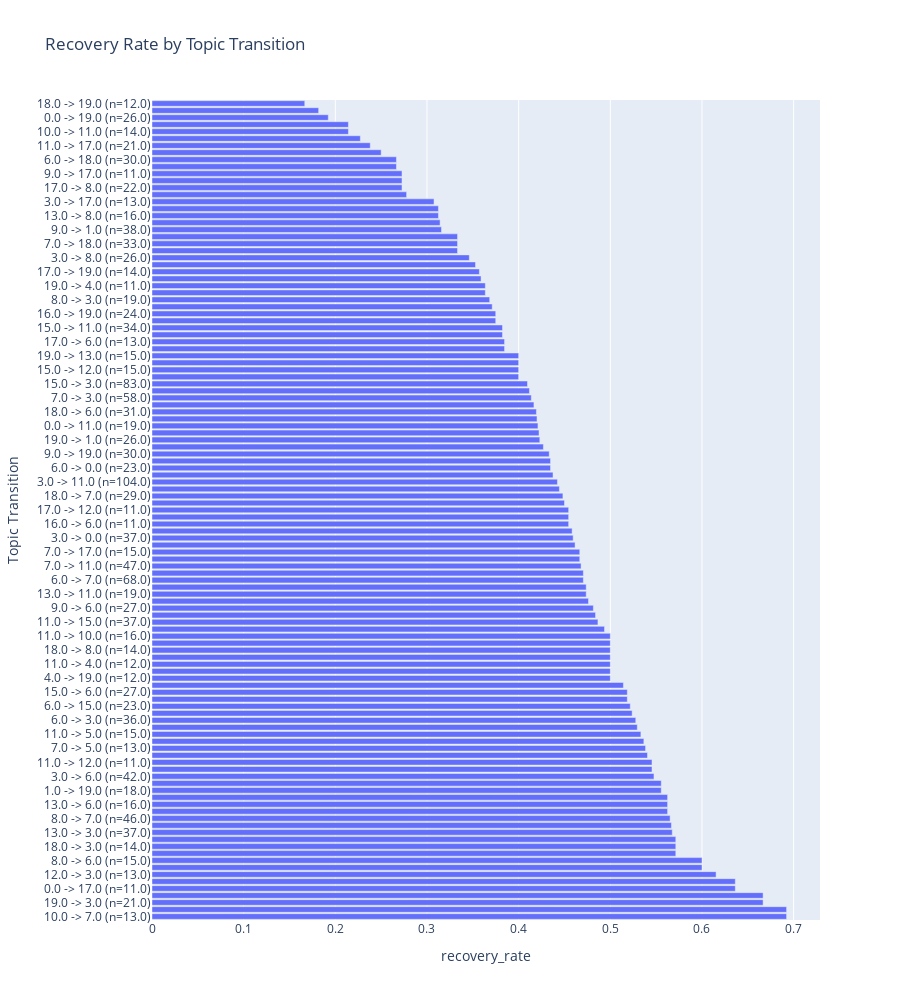

Notebook code for this chart:
### Code cell
import plotly.express as px

fig = px.bar(
    sorted_transitions,
    x='recovery_rate',
    y=sorted_transitions.apply(lambda row: f"{row['Topic_Before']} -> {row['Topic_After']} (n={row['count']})", axis=1),
    orientation='h',
    title='Recovery Rate by Topic Transition',
    labels={'x': 'Recovery Rate', 'y': 'Topic Transition'},
    hover_data=['count']
)
fig.update_layout(height=1000) 
fig.show()

### Figure 1 — Plotly figure (JSON) as saved in the notebook; plotly's stock layout.template omitted (floating-point values rounded to 4 significant figures)
{"data": [{"alignmentgroup": "True", "customdata": [[13], [13], [21], [12], [11], [11], [13], [15], [15], [14], [14], [14], [37], [30], [46], [16], [16], [16], [18], [18], [42], [22], [11], [37], [13], [41], [15], [17], [36], [42], [23], [27], [27], [35], [12], [38], [12], [80], [14], [14], [16], [79], [37], [31], [27], [21], [19], [38], [68], [68], [47], [15], [15], [26], [37], [24], [11], [11], [11], [60], [29], [18], [104], [16], [23], [23], [30], [89], [26], [45], [19], [100], [31], [48], [58], [51], [83], [50], [15], [40], [15], [13], [13], [34], [34], [16], [24], [97], [19], [22], [11], [39], [14], [17], [26], [12], [33], [12], [38], [35], [16], [16], [13], [18], [22], [11], [11], [15], [30], [16], [21], [22], [14], [14], [26], [11], [12]], "hovertemplate": "recovery_rate=%{x}<br>Topic Transition=%{y}<br>count=%{customdata[0]}<extra></extra>", "legendgroup": "", "marker": {"color": "#636efa", "pattern": {"shape": ""}}, "name": "", "offsetgroup": "", "orientation": "h", "showlegend": false, "textposition": "auto", "type": "bar", "x": [0.6923, 0.6923, 0.6667, 0.6667, 0.6364, 0.6364, 0.6154, 0.6, 0.6, 0.5714, 0.5714, 0.5714, 0.5676, 0.5667, 0.5652, 0.5625, 0.5625, 0.5625, 0.5556, 0.5556, 0.5476, 0.5455, 0.5455, 0.5405, 0.5385, 0.5366, 0.5333, 0.5294, 0.5278, 0.5238, 0.5217, 0.5185, 0.5185, 0.5143, 0.5, 0.5, 0.5, 0.5, 0.5, 0.5, 0.5, 0.4937, 0.4865, 0.4839, 0.4815, 0.4762, 0.4737, 0.4737, 0.4706, 0.4706, 0.4681, 0.4667, 0.4667, 0.4615, 0.4595, 0.4583, 0.4545, 0.4545, 0.4545, 0.45, 0.4483, 0.4444, 0.4423, 0.4375, 0.4348, 0.4348, 0.4333, 0.427, 0.4231, 0.4222, 0.4211, 0.42, 0.4194, 0.4167, 0.4138, 0.4118, 0.4096, 0.4, 0.4, 0.4, 0.4, 0.3846, 0.3846, 0.3824, 0.3824, 0.375, 0.375, 0.3711, 0.3684, 0.3636, 0.3636, 0.359, 0.3571, 0.3529, 0.3462, 0.3333, 0.3333, 0.3333, 0.3158, 0.3143, 0.3125, 0.3125, 0.3077, 0.2778, 0.2727, 0.2727, 0.2727, 0.2667, 0.2667, 0.25, 0.2381, 0.2273, 0.2143, 0.2143, 0.1923, 0.1818, 0.1667], "xaxis": "x", "y": ["10.0 -> 7.0 (n=13.0)", "1.0 -> 9.0 (n=13.0)", "19.0 -> 3.0 (n=21.0)", "8.0 -> 4.0 (n=12.0)", "0.0 -> 17.0 (n=11.0)", "3.0 -> 12.0 (n=11.0)", "12.0 -> 3.0 (n=13.0)", "13.0 -> 7.0 (n=15.0)", "8.0 -> 6.0 (n=15.0)", "3.0 -> 4.0 (n=14.0)", "18.0 -> 3.0 (n=14.0)", "12.0 -> 11.0 (n=14.0)", "13.0 -> 3.0 (n=37.0)", "11.0 -> 8.0 (n=30.0)", "8.0 -> 7.0 (n=46.0)", "16.0 -> 9.0 (n=16.0)", "13.0 -> 6.0 (n=16.0)", "6.0 -> 1.0 (n=16.0)", "1.0 -> 19.0 (n=18.0)", "1.0 -> 6.0 (n=18.0)", "3.0 -> 6.0 (n=42.0)", "19.0 -> 0.0 (n=22.0)", "11.0 -> 12.0 (n=11.0)", "0.0 -> 15.0 (n=37.0)", "7.0 -> 5.0 (n=13.0)", "11.0 -> 19.0 (n=41.0)", "11.0 -> 5.0 (n=15.0)", "19.0 -> 17.0 (n=17.0)", "6.0 -> 3.0 (n=36.0)", "18.0 -> 11.0 (n=42.0)", "6.0 -> 15.0 (n=23.0)", "8.0 -> 11.0 (n=27.0)", "15.0 -> 6.0 (n=27.0)", "9.0 -> 16.0 (n=35.0)", "4.0 -> 19.0 (n=12.0)", "19.0 -> 9.0 (n=38.0)", "11.0 -> 4.0 (n=12.0)", "3.0 -> 7.0 (n=80.0)", "18.0 -> 8.0 (n=14.0)", "6.0 -> 4.0 (n=14.0)", "11.0 -> 10.0 (n=16.0)", "11.0 -> 6.0 (n=79.0)", "11.0 -> 15.0 (n=37.0)", "15.0 -> 7.0 (n=31.0)", "9.0 -> 6.0 (n=27.0)", "9.0 -> 4.0 (n=21.0)", "13.0 -> 11.0 (n=19.0)", "3.0 -> 13.0 (n=38.0)", "6.0 -> 7.0 (n=68.0)", "6.0 -> 11.0 (n=68.0)", "7.0 -> 11.0 (n=47.0)", "19.0 -> 18.0 (n=15.0)", "7.0 -> 17.0 (n=15.0)", "15.0 -> 0.0 (n=26.0)", "3.0 -> 0.0 (n=37.0)", "17.0 -> 11.0 (n=24.0)", "16.0 -> 6.0 (n=11.0)", "6.0 -> 13.0 (n=11.0)", "17.0 -> 12.0 (n=11.0)", "11.0 -> 7.0 (n=60.0)", "18.0 -> 7.0 (n=29.0)", "8.0 -> 18.0 (n=18.0)", "3.0 -> 11.0 (n=104.0)", "6.0 -> 9.0 (n=16.0)", "6.0 -> 0.0 (n=23.0)", "11.0 -> 0.0 (n=23.0)", "9.0 -> 19.0 (n=30.0)", "3.0 -> 15.0 (n=89.0)", "19.0 -> 1.0 (n=26.0)", "0.0 -> 3.0 (n=45.0)", "0.0 -> 11.0 (n=19.0)", "7.0 -> 6.0 (n=100.0)", "18.0 -> 6.0 (n=31.0)", "11.0 -> 18.0 (n=48.0)", "7.0 -> 3.0 (n=58.0)", "19.0 -> 16.0 (n=51.0)", "15.0 -> 3.0 (n=83.0)", "19.0 -> 11.0 (n=50.0)", "15.0 -> 12.0 (n=15.0)", "19.0 -> 6.0 (n=40.0)", "19.0 -> 13.0 (n=15.0)", "8.0 -> 17.0 (n=13.0)", "17.0 -> 6.0 (n=13.0)", "7.0 -> 15.0 (n=34.0)", "15.0 -> 11.0 (n=34.0)", "4.0 -> 11.0 (n=16.0)", "16.0 -> 19.0 (n=24.0)", "11.0 -> 3.0 (n=97.0)", "8.0 -> 3.0 (n=19.0)", "11.0 -> 13.0 (n=22.0)", "19.0 -> 4.0 (n=11.0)", "6.0 -> 19.0 (n=39.0)", "17.0 -> 19.0 (n=14.0)", "12.0 -> 6.0 (n=17.0)", "3.0 -> 8.0 (n=26.0)", "7.0 -> 10.0 (n=12.0)", "7.0 -> 18.0 (n=33.0)", "3.0 -> 10.0 (n=12.0)", "9.0 -> 1.0 (n=38.0)", "7.0 -> 8.0 (n=35.0)", "13.0 -> 8.0 (n=16.0)", "10.0 -> 3.0 (n=16.0)", "3.0 -> 17.0 (n=13.0)", "6.0 -> 16.0 (n=18.0)", "17.0 -> 8.0 (n=22.0)", "17.0 -> 7.0 (n=11.0)", "9.0 -> 17.0 (n=11.0)", "12.0 -> 15.0 (n=15.0)", "6.0 -> 18.0 (n=30.0)", "5.0 -> 11.0 (n=16.0)", "11.0 -> 17.0 (n=21.0)", "0.0 -> 6.0 (n=22.0)", "10.0 -> 11.0 (n=14.0)", "0.0 -> 7.0 (n=14.0)", "0.0 -> 19.0 (n=26.0)", "6.0 -> 17.0 (n=11.0)", "18.0 -> 19.0 (n=12.0)"], "yaxis": "y"}], "layout": {"barmode": "relative", "height": 1000, "legend": {"tracegroupgap": 0}, "title": {"text": "Recovery Rate by Topic Transition"}, "xaxis": {"anchor": "y", "domain": [0, 1], "title": {"text": "recovery_rate"}}, "yaxis": {"anchor": "x", "domain": [0, 1], "title": {"text": "Topic Transition"}}}}
